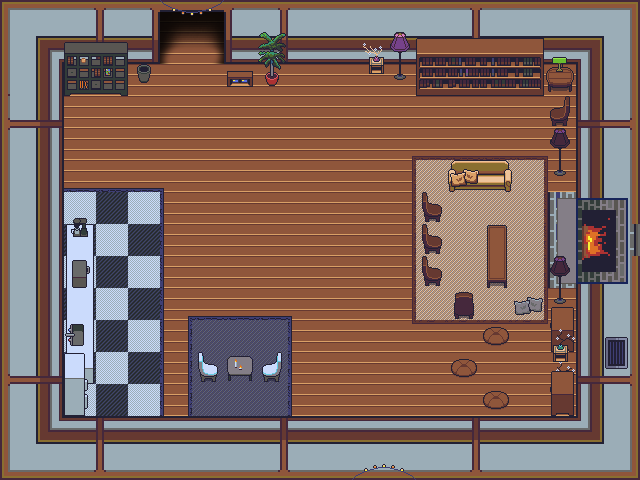

The image is a tile-based game level rendered from a .tmx file. Its description and source (layers, tilesets, objects; grid data summarised) follow:
An orthogonal 20x15 tile map with 32x32 px tiles, 9 tile layers (floors, floors 2, floors 3, shadows, ...), 4 tilesets.

<map version="1.4" tiledversion="1.4.2" orientation="orthogonal" renderorder="right-down" width="20" height="15" tilewidth="32" tileheight="32" infinite="0" nextlayerid="19" nextobjectid="1">
 <tileset firstgid="1" source="../../tilesets/Gather University 0.x.tsx" />
 <tileset firstgid="465" source="../../tilesets/Gather Conference 0.x.tsx" />
 <tileset firstgid="1489" source="../../tilesets/Gather Games 0.x.tsx" />
 <tileset firstgid="2417" source="../../tilesets/Gather Furniture 0.x.tsx" />
 <group id="12" name="background">
  <layer id="1" name="floors" width="20" height="15">
   <data>[300 cells, 300 non-empty, 3 distinct tile ids]</data>
  </layer>
  <layer id="3" name="floors 2" width="20" height="15">
   <data>[300 cells, 52 non-empty, 13 distinct tile ids]</data>
  </layer>
  <layer id="8" name="floors 3" width="20" height="15">
   <data>[300 cells, 33 non-empty, 14 distinct tile ids]</data>
  </layer>
  <layer id="18" name="shadows" width="20" height="15">
   <data>[300 cells, 8 non-empty, 4 distinct tile ids]</data>
  </layer>
  <layer id="2" name="walls" width="20" height="15">
   <data>[300 cells, 124 non-empty, 21 distinct tile ids]</data>
  </layer>
  <layer id="17" name="walls 2" width="20" height="15">
   <data>[300 cells, 9 non-empty, 9 distinct tile ids]</data>
  </layer>
  <layer id="4" name="furnish" width="20" height="15" locked="1">
   <data>[300 cells, 51 non-empty, 40 distinct tile ids]</data>
  </layer>
  <layer id="5" name="furnish 2" width="20" height="15">
   <data>[300 cells, 25 non-empty, 25 distinct tile ids]</data>
  </layer>
  <layer id="7" name="furnish 3" width="20" height="15">
   <data>[300 cells, 2 non-empty, 2 distinct tile ids]</data>
  </layer>
 </group>
</map>
